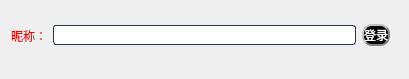
<?xml version="1.0" encoding="UTF-8"?>
<ui version="4.0">
 <class>Login</class>
 <widget class="QDialog" name="Login">
  <property name="geometry">
   <rect>
    <x>0</x>
    <y>0</y>
    <width>409</width>
    <height>79</height>
   </rect>
  </property>
  <property name="windowTitle">
   <string>Login</string>
  </property>
  <property name="styleSheet">
   <string notr="true">background-image: url(:/images/4328.png);</string>
  </property>
  <widget class="QWidget" name="layoutWidget">
   <property name="geometry">
    <rect>
     <x>0</x>
     <y>0</y>
     <width>401</width>
     <height>71</height>
    </rect>
   </property>
   <layout class="QHBoxLayout" name="horizontalLayout">
    <item>
     <widget class="QLabel" name="label">
      <property name="styleSheet">
       <string notr="true">color:#ff6600;
color:red;
background:transparent;</string>
      </property>
      <property name="text">
       <string>昵称：</string>
      </property>
     </widget>
    </item>
    <item>
     <widget class="QLineEdit" name="lineEdit">
      <property name="styleSheet">
       <string notr="true">border: 1px solid rgb(41, 57, 85);
border-radius: 3px;
background: white;
selection-background-color: green;
font-size: 14px ;</string>
      </property>
     </widget>
    </item>
    <item>
     <widget class="QPushButton" name="pushButton">
      <property name="styleSheet">
       <string notr="true">background-color:black;
color: white;   border-radius: 10px;  border: 2px groove gray;
border-style: outset;</string>
      </property>
      <property name="text">
       <string>登录</string>
      </property>
     </widget>
    </item>
   </layout>
  </widget>
 </widget>
 <layoutdefault spacing="6" margin="11"/>
 <resources/>
 <connections/>
</ui>
